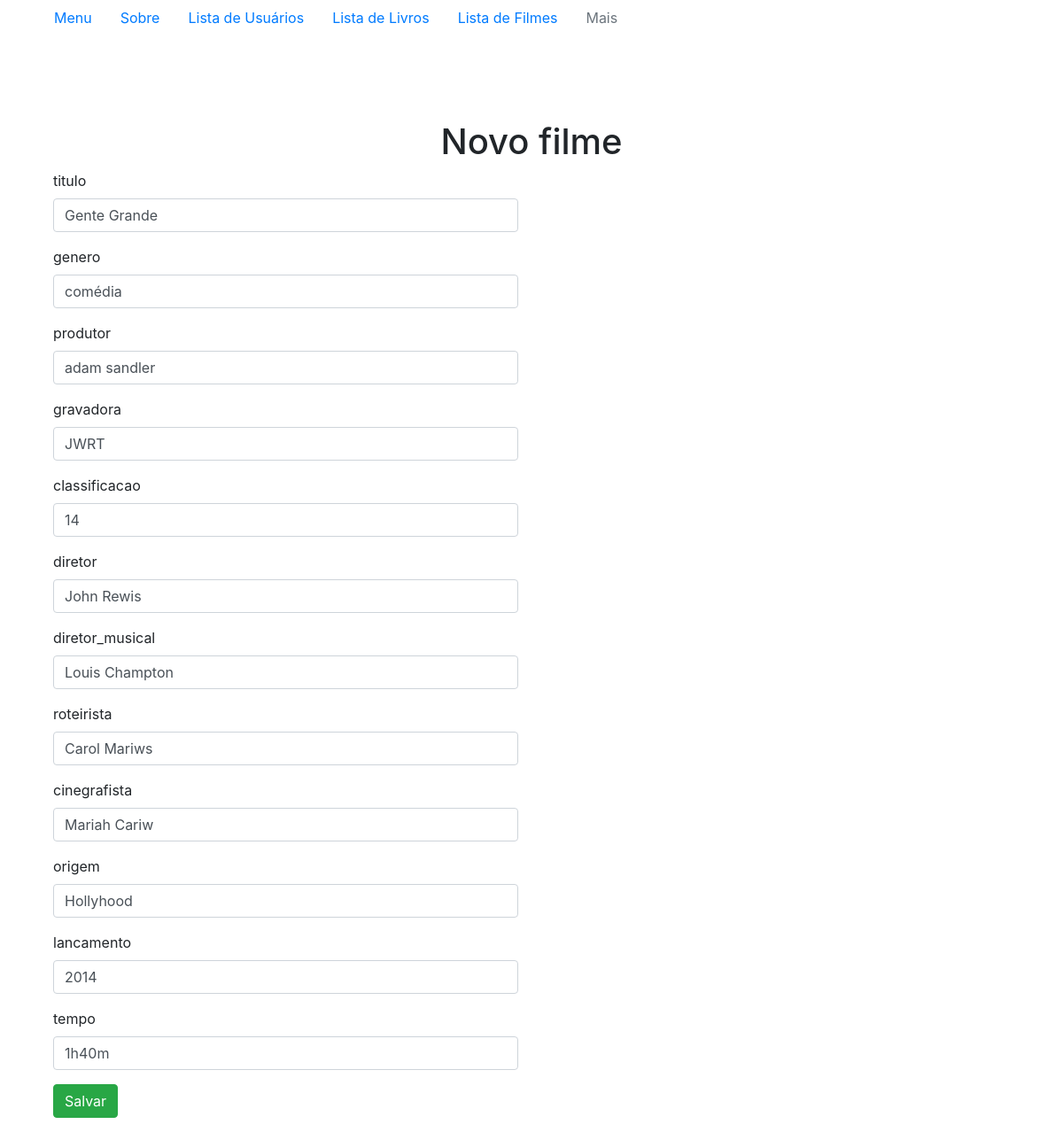
The app's page /filme/editar/1 with its own data.
### tables this page shows
CREATE TABLE `filmes` (
  `id` int(11) NOT NULL,
  `titulo` varchar(100) NOT NULL,
  `genero` varchar(100) NOT NULL,
  `produtor` varchar(100) NOT NULL,
  `gravadora` varchar(100) NOT NULL,
  `classificacao` int(10) NOT NULL,
  `diretor` varchar(100) NOT NULL,
  `diretor_musical` varchar(100) NOT NULL,
  `roteirista` varchar(100) NOT NULL,
  `cinegrafista` varchar(100) NOT NULL,
  `origem` varchar(100) NOT NULL,
  `lancamento` varchar(20) NOT NULL,
  `tempo` varchar(100) NOT NULL,
  `criado` timestamp NOT NULL DEFAULT current_timestamp(),
  `editado` timestamp NOT NULL DEFAULT current_timestamp()
);

### application/controllers/Filme.php (called while the page is built, shortened)
<?php
class Filme extends CI_Controller {
	public function editar($id = null)
	{
		if ($id) {
			$this->load->model('filme_model');
			$dados = $this->filme_model->get($id);
			if ($dados->num_rows() > 0 ) {
				$valores['id'] = $dados->row()->id;
				$valores['titulo'] = $dados->row()->titulo;
				$valores['genero'] = $dados->row()->genero;
				$valores['produtor'] = $dados->row()->produtor;
				$valores['gravadora'] = $dados->row()->gravadora;
				$valores['classificacao'] = $dados->row()->classificacao;
				$valores['diretor'] = $dados->row()->diretor;
				$valores['diretor_musical'] = $dados->row()->diretor_musical;
				$valores['roteirista'] = $dados->row()->roteirista;
				$valores['cinegrafista'] = $dados->row()->cinegrafista;
				$valores['origem'] = $dados->row()->origem;
				$valores['lancamento'] = $dados->row()->lancamento;
				$valores['tempo'] = $dados->row()->tempo;
			}
			$this->load->view('menu');
			$this->load->view('filme/novoFilme', $valores);
		}
		else {
			echo "Filme não localizado";
		}
	}
}

### index.php (called while the page is built, shortened)
<?php
require_once BASEPATH.'core/CodeIgniter.php';

### application/models/Filme_model.php (called while the page is built, shortened)
<?php
    class filme_model extends CI_Model {
        public function get($id = null) {
            if ($id) {
                $this->db->where('id', $id);
            }
            $this->db->order_by("titulo");
            return $this->db->get('filmes');
        }
    }
?>

### application/views/filme/novoFilme.php (the view, shortened to what this page needs)
?><!DOCTYPE html>
<html lang="en">
<head>
</head>
<body>
    <div class="container">
        <h1 class="text-center">Novo filme</h1>
        <div class="col-md-6">
            <?= form_open('filme/gravar'); ?>
                <div class="form-group">
                    <label for="titulo">titulo </label> <span class="erro"><?php echo form_error('titulo') ? : ''; ?></span>
                    <input type="text" name="titulo" id="titulo" value="<?= set_value('titulo') ? : (isset($titulo) ? $titulo : ''); ?>" class="form-control" autofocus/>
                </div>
                <div class="form-group">
                    <label for="genero">genero </label> <span class="erro"><?php echo form_error('genero') ? : ''; ?></span>
                    <input type="text" name="genero" id="genero" value="<?= set_value('genero') ? : (isset($genero) ? $genero : ''); ?>" class="form-control"/>
                </div>
                <div class="form-group">
                    <label for="produtor">produtor </label> <span class="erro"><?php echo form_error('produtor') ? : ''; ?></span>
                    <input type="text" name="produtor" id="produtor" value="<?= set_value('produtor') ? : (isset($produtor) ? $produtor : ''); ?>" class="form-control"/>
                </div>
                <div class="form-group">
                    <label for="gravadora">gravadora </label> <span class="erro"><?php echo form_error('gravadora') ? : ''; ?></span>
                    <input type="text" name="gravadora" id="gravadora" value="<?= set_value('gravadora') ? : (isset($gravadora) ? $gravadora : ''); ?>" class="form-control"/>
                </div>
                <div class="form-group">
                    <label for="classificacao">classificacao </label> <span class="erro"><?php echo form_error('classificacao') ? : ''; ?></span>
                    <input type="text" name="classificacao" id="classificacao" value="<?= set_value('classificacao') ? : (isset($classificacao) ? $classificacao : ''); ?>" class="form-control"/>
                </div>
                <div class="form-group">
                    <label for="diretor">diretor </label> <span class="erro"><?php echo form_error('diretor') ? : ''; ?></span>
                    <input type="text" name="diretor" id="diretor" value="<?= set_value('diretor') ? : (isset($diretor) ? $diretor : ''); ?>" class="form-control"/>
                </div>
                <div class="form-group">
                    <label for="diretor_musical">diretor_musical </label> <span class="erro"><?php echo form_error('diretor_musical') ? : ''; ?></span>
                    <input type="text" name="diretor_musical" id="diretor_musical" value="<?= set_value('diretor_musical') ? : (isset($diretor_musical) ? $diretor_musical : ''); ?>" class="form-control"/>
                </div>
                <div class="form-group">
                    <label for="roteirista">roteirista </label> <span class="erro"><?php echo form_error('roteirista') ? : ''; ?></span>
                    <input type="text" name="roteirista" id="roteirista" value="<?= set_value('roteirista') ? : (isset($roteirista) ? $roteirista : ''); ?>" class="form-control"/>
                </div>
                <div class="form-group">
                    <label for="cinegrafista">cinegrafista </label> <span class="erro"><?php echo form_error('cinegrafista') ? : ''; ?></span>
                    <input type="text" name="cinegrafista" id="cinegrafista" value="<?= set_value('cinegrafista') ? : (isset($cinegrafista) ? $cinegrafista : ''); ?>" class="form-control"/>
                </div>
                <div class="form-group">
                    <label for="origem">origem </label> <span class="erro"><?php echo form_error('origem') ? : ''; ?></span>
                    <input type="text" name="origem" id="origem" value="<?= set_value('origem') ? : (isset($origem) ? $origem : ''); ?>" class="form-control"/>
                </div>
                <div class="form-group">
                    <label for="lancamento">lancamento </label> <span class="erro"><?php echo form_error('lancamento') ? : ''; ?></span>
                    <input type="text" name="lancamento" id="lancamento" value="<?= set_value('lancamento') ? : (isset($lancamento) ? $lancamento : ''); ?>" class="form-control"/>
                </div>
                <div class="form-group">
                    <label for="tempo">tempo </label> <span class="erro"><?php echo form_error('tempo') ? : ''; ?></span>
                    <input type="text" name="tempo" id="tempo" value="<?= set_value('tempo') ? : (isset($tempo) ? $tempo : ''); ?>" class="form-control"/>
                </div>
                <div class="form-group">
                    <input type="submit"  value="Salvar" class="btn btn-success"/>
                </div>
            <?= form_close(); ?>
        </div>
    </div>
</body>
</html>

### records on screen
filmes: titulo "Gente Grande", genero "comédia", produtor "adam sandler", gravadora "JWRT", classificacao "14", diretor "John Rewis", diretor_musical "Louis Champton", roteirista "Carol Mariws", cinegrafista "Mariah Cariw", origem "Hollyhood", lancamento "2014", tempo "1h40m"
